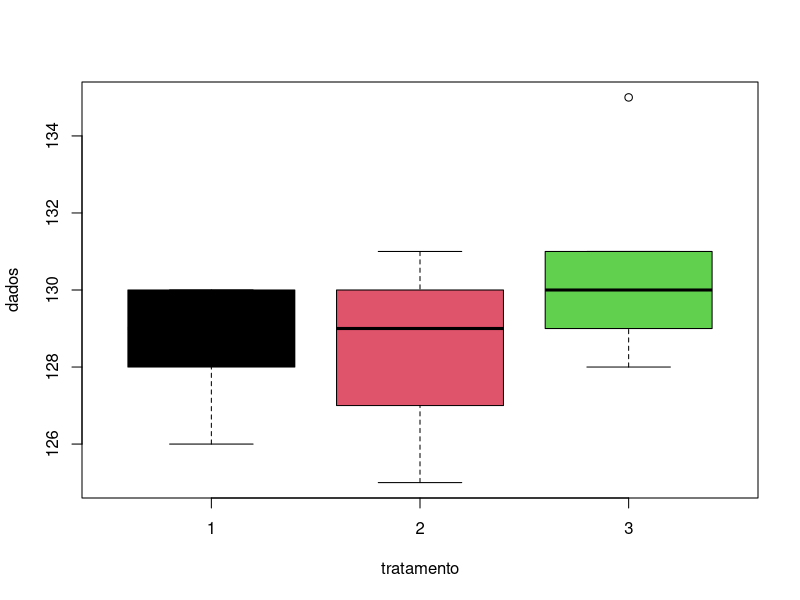

The R source for this figure:
## Atividade 4.2

dados = c ( 130, 129, 128, 126, 130,
            125, 131, 130, 129, 127,
            135, 129, 131, 128, 130)

tratamento = factor(rep(1:3, each = 5), label = c ("1", "2", "3"))
tratamento

boxplot(dados ~ tratamento, col = c("1", "2", "3"))

modelo = aov(dados ~ tratamento)
summary(modelo)

# F calculado (Fcal.) = 1.396 < F tabelado = 6.93